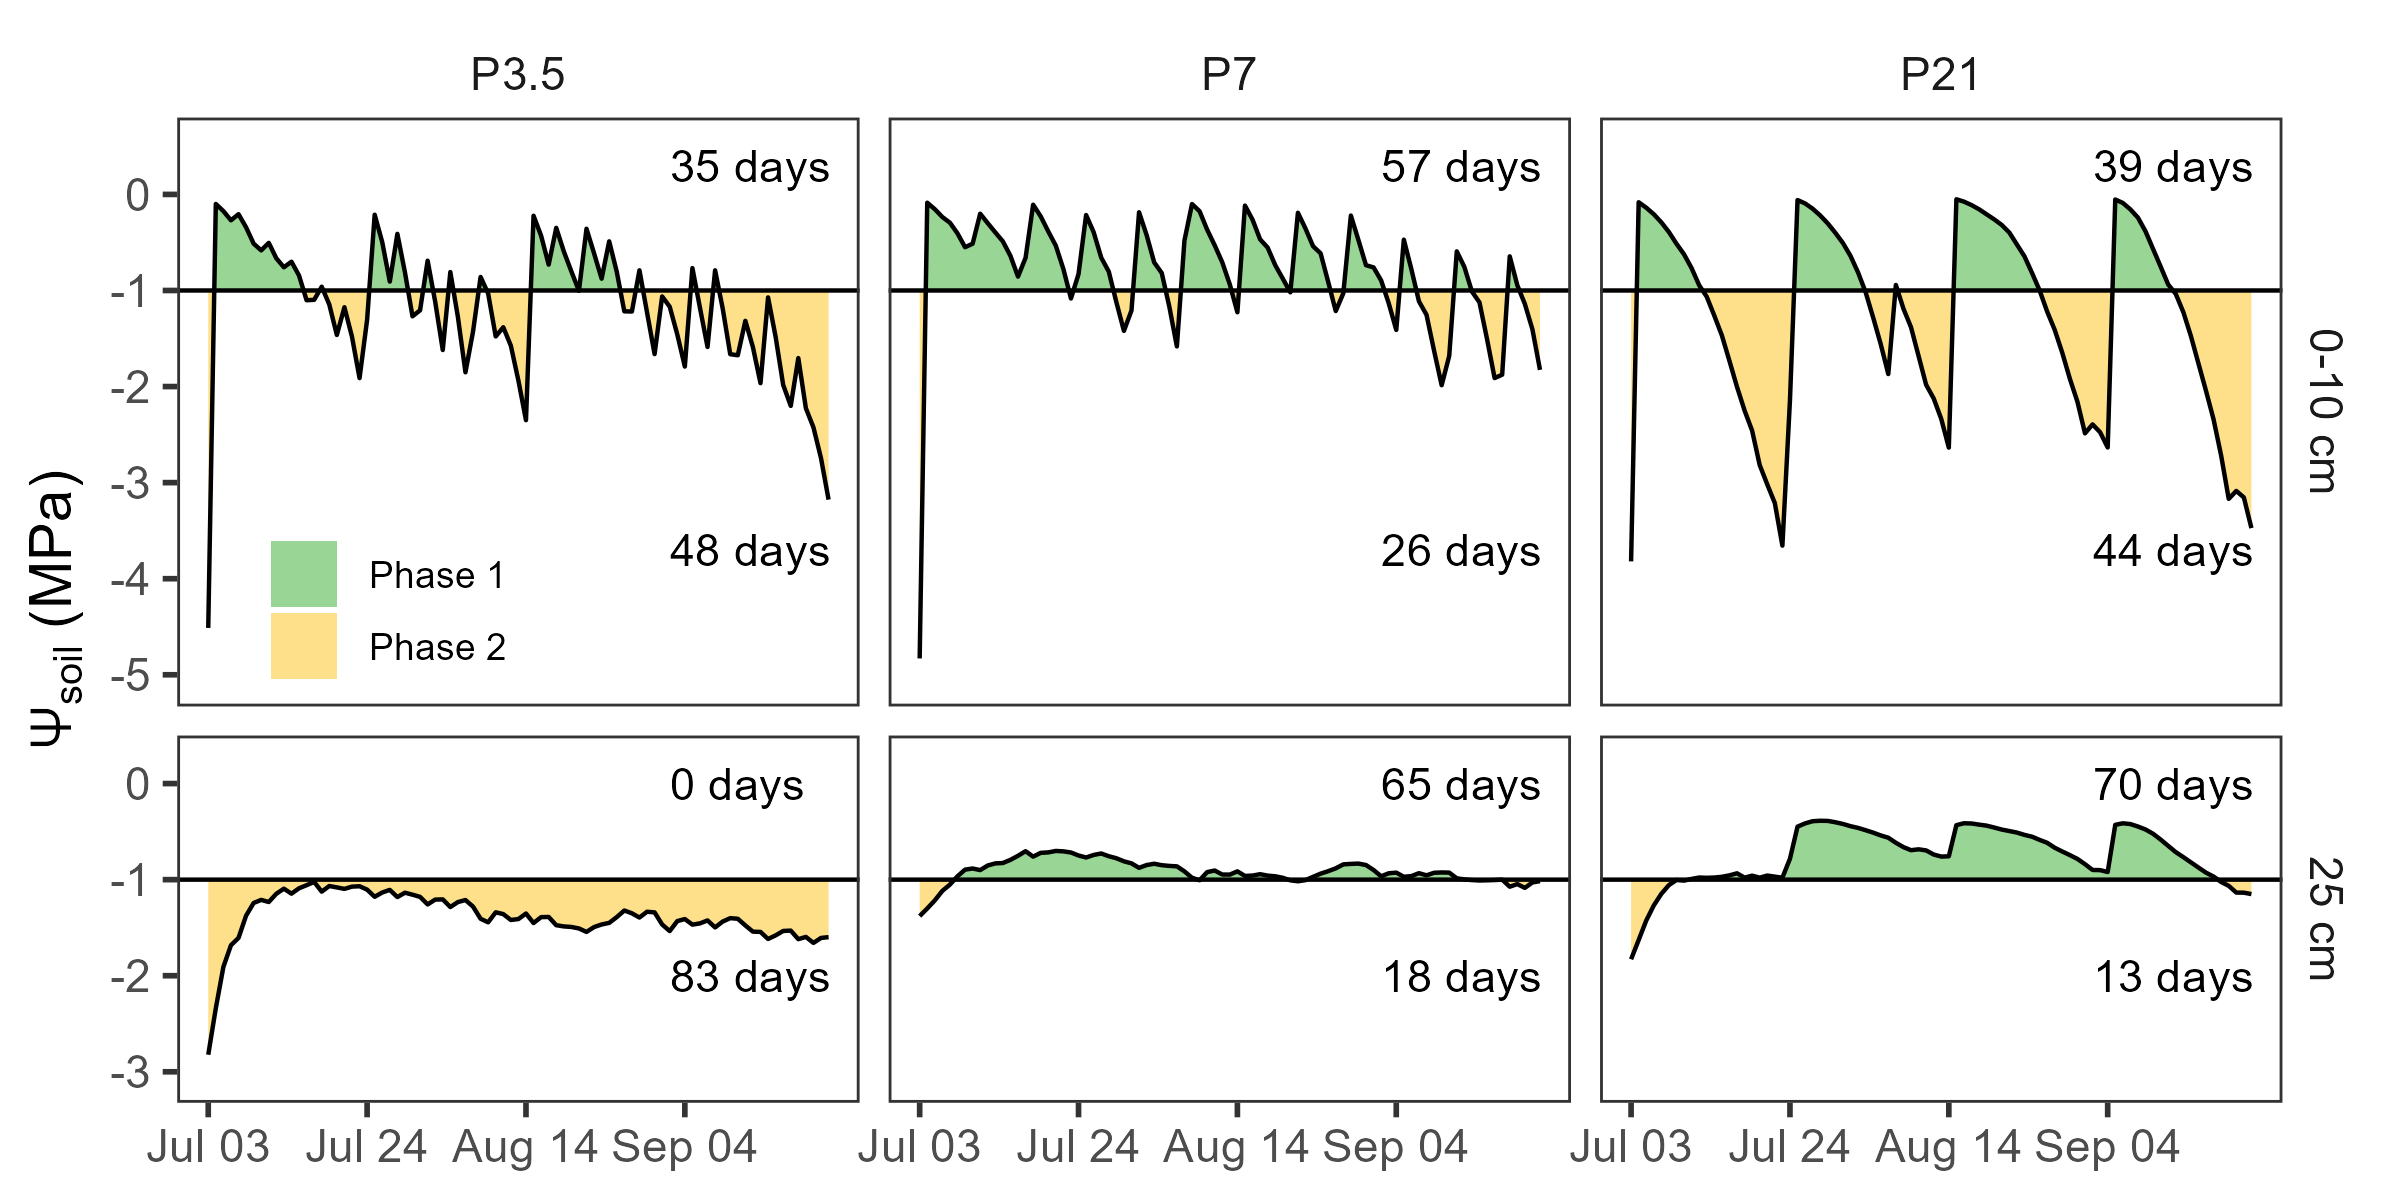

The R source for this figure:
# Final figure?
# Show amount of time above and below the SWP threshold
# Across treatments

library(tidyverse)
library(RColorBrewer)
library(ggh4x)

# Load data
swp <- read_csv("data_clean/swp_daily_daytime.csv") |>
  filter(period == "morn",
         summer %in% c("S1", "S2", "S4"),
         depth %in% c("0-10 cm", "25 cm")) |>
  mutate(phase = case_when(depth == "0-10 cm" & mean > -1 ~ "Phase 1",
                           depth == "0-10 cm" & mean <= -1 ~ "Phase 2",
                           depth == "25 cm" & mean > -1 ~ "Phase 1",
                           depth == "25 cm" & mean <= -1 ~ "Phase 2"),
         trt_label = case_when(summer == "S1" ~ "P3.5",
                               summer == "S2" ~ "P7",
                               summer == "S4" ~ "P21") |>
           factor(levels = c("P3.5", "P7", "P21"))) |>
  drop_na()

# Calculate days spent in each phase by treatment

# Add zero for 25 cm phase 2

temp <- data.frame(trt_label = "P3.5",
                   depth = "25 cm",
                   phase = "Phase 1",
                   n = 0)
num_text <- swp |>
  group_by(trt_label, depth, phase) |>
  count() |>
  bind_rows(temp) |>
  mutate(lab = paste0(n, " days"),
         y = case_when(depth == "0-10 cm" & phase == "Phase 1" ~ 0.3,
                       depth == "0-10 cm" & phase == "Phase 2" ~ -3.7,
                       depth == "25 cm" & phase == "Phase 1" ~ 0,
                       depth == "25 cm" & phase == "Phase 2" ~ -2),
         trt_label = factor(trt_label, levels = c("P3.5", "P7", "P21")))

# Calculate total days in each phase, regardless of depth
num_total <- swp |>
  select(-period, -mean, -sd) |>
  pivot_wider(names_from = depth, 
              values_from = phase) |>
  mutate(phase_total = ifelse(`0-10 cm` == "Phase 1" | `25 cm` == "Phase 1",
                              "Phase 1", "Phase 2")) |>
  group_by(trt_label) |>
  count(phase_total)

# Establish SWP thresholds by depth
thresh <- data.frame(depth = c("0-10 cm", "25 cm"),
                     swp_thresh = c(-1, -1)) # should it be the same?

# Make plot
cols_div <- brewer.pal(7, "Spectral")
display.brewer.pal(7, "Spectral")

swp_temp <- swp |>
  mutate(ymin = case_when(depth == "0-10 cm" ~ -1,
                          depth == "25 cm" ~ -1)) # should it be the same?

fig7 <-
  swp |>
  ggplot() +
  stat_difference(data = swp_temp,
                  aes(x = date,
                      ymax = mean,
                      ymin = ymin)) +
  geom_line(aes(x = date,
                y = mean)) +
  geom_text(data = num_text |> filter(phase == "Phase 1"),
            aes(x = as.Date("2023-09-02"), y = y,
                label = lab),
            hjust = 0) +
  geom_text(data = num_text |> filter(phase == "Phase 2"),
            aes(x = as.Date("2023-09-02"), y = y,
                label = lab),
            hjust = 0) +
  geom_hline(data = thresh,
             aes(yintercept = swp_thresh)) +
  facet_grid(cols = vars(trt_label),
             rows = vars(depth),
             scales = "free_y",
             space = "free_y") +
  scale_x_date(breaks = as.Date(c("2023-07-03",
                                  "2023-07-24",
                                  "2023-08-14",
                                  "2023-09-04")),
               date_labels = "%b %d") +
  scale_y_continuous(expression(paste(Psi[soil], " (MPa)")),
                     expand = expansion(add = 0.5)) +
  scale_color_manual(values = c(cols_div[c(6,3)])) +
  scale_fill_manual(values = c(cols_div[c(6,3)]),
                    labels = c("Phase 1", "Phase 2")) +
  # guides(color = "none") +
  theme_bw(base_size = 14) +
  theme(panel.grid = element_blank(),
        axis.title.x = element_blank(),
        legend.title = element_blank(),
        legend.background = element_blank(),
        legend.text = element_text(size = 9), 
        strip.background = element_blank(),
        legend.position = "inside",
        legend.position.inside = c(0.1, 0.5))


ggsave(filename = "fig_scripts/fig8.png",
       plot = fig7,
       height = 4,
       width = 8,
       units = "in")


# Calculate duration? consecutive days?

# Days either layer is above threshold
swp |>
  mutate(above = case_when(depth == "0-10 cm" & mean > -1 |
                             depth == "25 cm" & mean > -0.6 ~ TRUE,
                           .default = FALSE)) |>
  group_by(summer, date) |>
  summarize(above_temp = max(above)) |>
  group_by(summer) |>
  summarize(phase1 = sum(above_temp))

# Days top is dry but 25 cm is above threshold
temp <- swp |>
  select(-sd, -phase) |>
  pivot_wider(names_from = depth,
              values_from = mean) |>
  rename(SWP_1 = '0-10 cm', SWP_2 = '25 cm') |>
  mutate(bottom_only = if_else(SWP_1 <= -1 & SWP_2 > -0.6, TRUE, FALSE)) |>
  group_by(summer) |>
  summarize(bottom_total = sum(bottom_only))


         